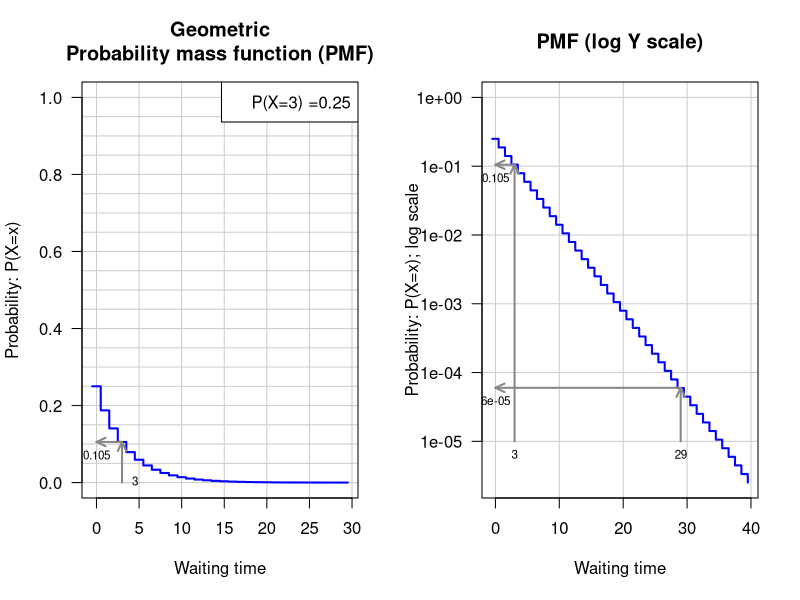
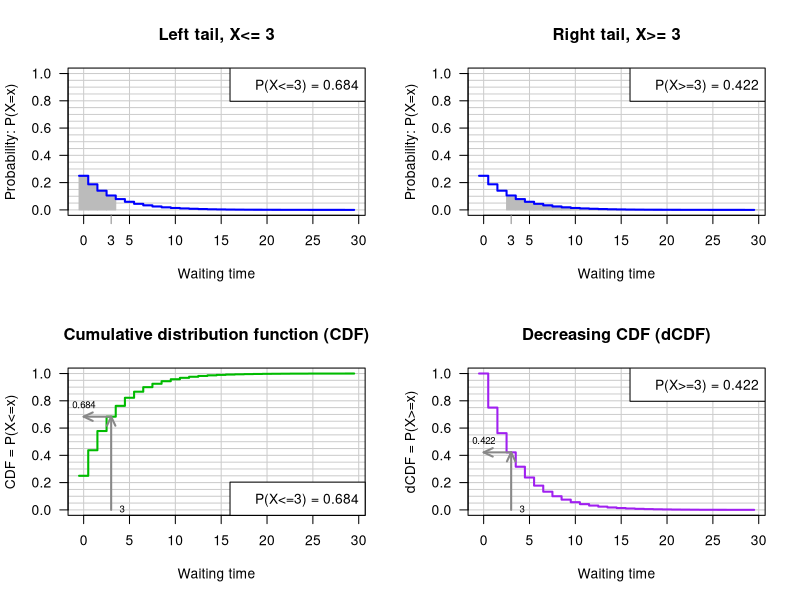
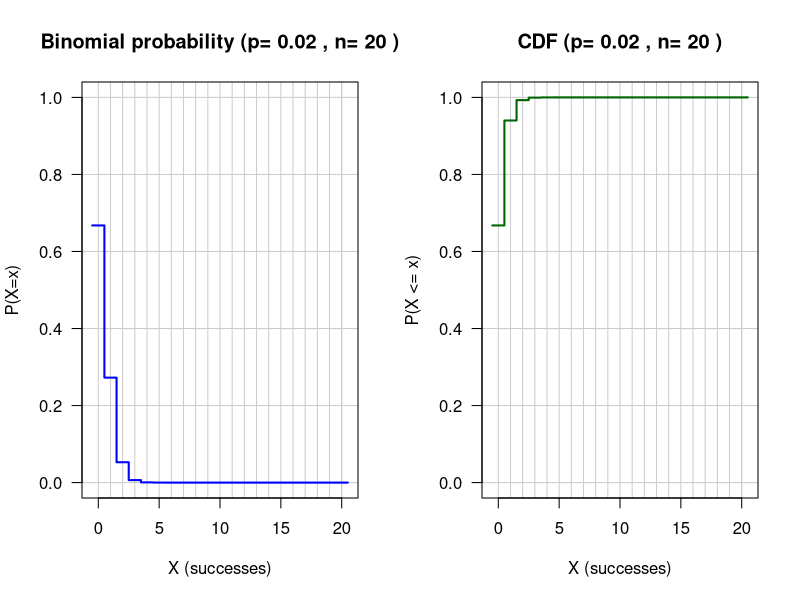
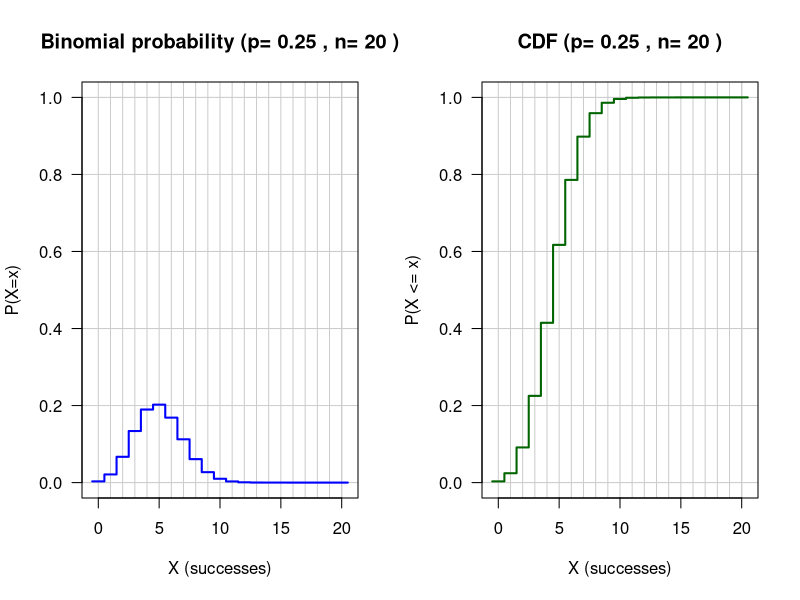
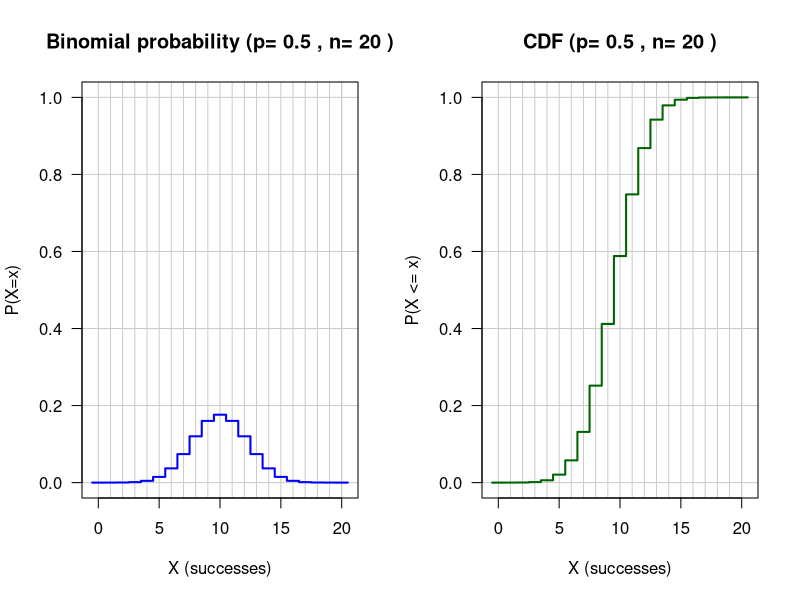
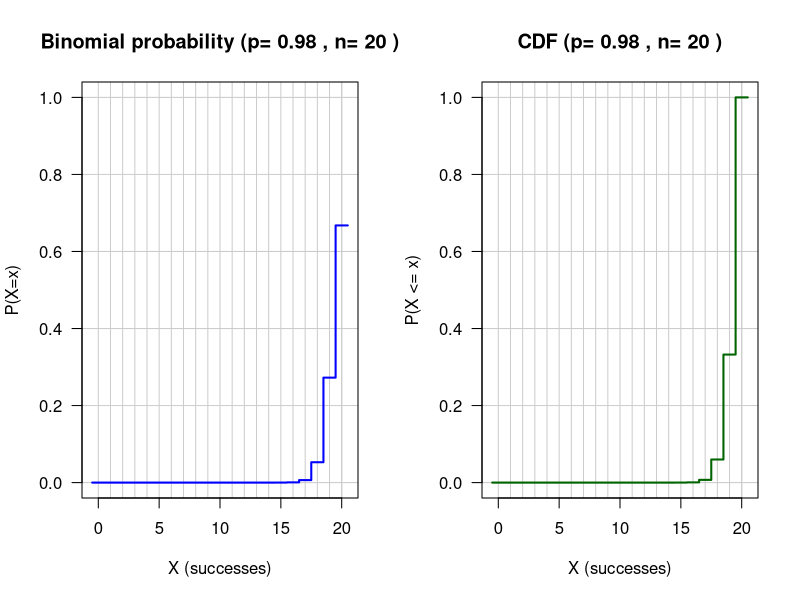

These charts were generated, in order, by the following R code:
## ---- chunk 1
library(knitr)

options(width=300)
knitr::opts_chunk$set(
  fig.width = 7, fig.height = 5, 
  fig.path='figures',
  fig.align = "center", 
  fig.path = "figures/04_",
  size = "tiny", 
  echo = TRUE, eval=TRUE, 
  warning = FALSE, message = FALSE, 
  results = TRUE, comment = "")
# knitr::asis_output("\\footnotesize")

dir.main <- "~/stat1"
dir.slides <- file.path(dir.main, "slides")
setwd(dir.slides)
## ---- chunk 2
################################################################
##
## Illustrations of the geometric distribution
##
## Running this script requires to first run the script config.R
##    source('http://pedagogix-tagc.univ-mrs.fr/courses/stat
##
## Single-command execution:
##   source(file.path(dir.R.files, 'geometric.R'))

# x11(width = 12, height = 15)

## Parameters
p <- 0.25      # Probability of success
n <- 30        # Waiting time (time of the first success)
x <- 0:n       # X values to be plotted

test.x <- 3    #  A particular X value where an arraw will be plotted


## Color specification (I cannot use colors for the book, but well for slides)
color.status <- "full"
if (color.status == "full") {
  plot.colors <- c('density'='blue',
              'CDF'='#00BB00',
              'dCDF'='purple'
              )
} else {
  plot.colors <- c('density'='black',
                   'CDF'='black',
                   'dCDF'='black'
  )
}

# ## Drawing parameters
par.ori <- par(no.readonly = TRUE)
par(mfrow=c(1,2))
par(las=1)
grid.color <- '#CCCCCC'

## grid sizes
x.grid <- 0:6*5
y.grid <- 0:20*0.05

## ##############################################################
## Waiting time before the first success in a Bernouli schema

################################################################
## Plot the probability mass function
plot(x - 0.5,
     dgeom(x,p),
     ylim=c(0,1),
     main="Geometric\nProbability mass function (PMF)",
     xlab='Waiting time',
     ylab='Probability: P(X=x)',
     panel.first=c(abline(v=x.grid,col=grid.color),
       abline(h=y.grid,col=grid.color)),
     col=plot.colors['density'],
     lwd=2, las=1,
     type='s'
     )
legend("topright", bty = "o", bg="white", 
       legend=paste(sep="", 'P(X=',test.x,') =', format(p)))

## Draw arrows to illustrate the relationship between density curve and probability
test.p <- dgeom(test.x,p)
arrows(test.x, 0,test.x,test.p,col='#888888',length=0.1,angle=25,code=2,lwd=2)
arrows(test.x, test.p,0,test.p,col='#888888',length=0.1,angle=25,code=2,lwd=2)
text(test.x,0, test.x,pos=4, cex=0.7)
text(0,test.p, round(test.p, digits=3),pos=1, cex=0.7)

################################################################
## Plot the probability mass function with logarithmic Y scale. Show an
## extended domain of X, to illustrate the capability of log scales to
## display small probabilities.
ext.x <- 0:(n+10)
plot(ext.x - 0.5,
     dgeom(ext.x,p),
     main=paste('PMF (log Y scale)'),
     xlab='Waiting time',
     ylab='Probability: P(X=x); log scale',
     ylim=c(min(dgeom(ext.x,p)),1),
     panel.first=grid(equilog=F,col=grid.color,lty='solid'),
     col=plot.colors['density'],
     lwd=2, las=1,
     type='s',
     log='y'
     )

## Draw arrows to illustrate the relationship between CDF and left tail probability
log.test.x = c(test.x, 29)
log.test.p <- round(dgeom(log.test.x, p),digits=c(3,5))
arrows(log.test.x, 1e-5,log.test.x,log.test.p,col='#888888',length=0.1,angle=25,code=2,lwd=2)
arrows(log.test.x, log.test.p,0,log.test.p,col='#888888',length=0.1,angle=25,code=2,lwd=2)
text(log.test.x,1e-5, log.test.x,pos=1, cex=0.7)
text(0,log.test.p, log.test.p,pos=1, cex=0.7)

par(mfrow=c(1,1))
## ---- chunk 3

par(mfrow=c(2,2))

################################################################
## Plot the probability mass function and highlight the left tail
left.tail.range <- 0:test.x
plot(x - 0.5,
     dgeom(x,p),
     ylim=c(0,1),
     main=paste('Left tail, X<=', test.x),
     xlab='Waiting time',
     ylab='Probability: P(X=x)',
     panel.first=c(abline(v=x.grid,col=grid.color),
       abline(h=y.grid,col=grid.color),
       rect(left.tail.range-0.5, 0, left.tail.range+0.5, dgeom(left.tail.range,p), density = NULL, angle = 45,
            col = '#BBBBBB', border = '#BBBBBB')
       ),
     col=plot.colors['density'],
     lwd=2, las=1,
     type='s'
     )
legend('topright',legend=paste('P(X<=',test.x,') = ',round(pgeom(test.x,p),digits=3),sep=''),bty='o', bg='#FFFFFF')
axis(1, at=test.x, labels=test.x,las=1,col.ticks='#888888')


################################################################
## Plot the probability mass function and highlight the right tail
right.tail.range <- test.x:n
plot(x - 0.5,
     dgeom(x,p),
     ylim=c(0,1),
     main=paste('Right tail, X>=', test.x),
     xlab='Waiting time',
     ylab='Probability: P(X=x)',
     panel.first=c(abline(v=x.grid,col=grid.color),
       abline(h=y.grid,col=grid.color),
       rect(right.tail.range-0.5, 0, right.tail.range+0.5, dgeom(right.tail.range,p), density = NULL, angle = 45,
            col = '#BBBBBB', border = '#BBBBBB')
       ),
     col=plot.colors['density'],
     lwd=2, las=1,
     type='s'
     )
legend('topright',legend=paste('P(X>=',test.x,') = ',round(pgeom(test.x-1,p,lower.tail=F),digits=3),sep=''),bty='o', bg='#FFFFFF')
axis(1, at=test.x, labels=test.x,las=1,col.ticks='#888888')

################################################################
## Plot the CDF function
plot(x - 0.5,
     pgeom(x,p),
     ylim=c(0,1),
     main=paste('Cumulative distribution function (CDF)'),
     xlab='Waiting time',
     ylab='CDF = P(X<=x)',
     panel.first=c(abline(v=x.grid,col=grid.color),
       abline(h=y.grid,col=grid.color)),
     col=plot.colors['CDF'],
     lwd=2, las=1,
     type='s'
     )
legend('bottomright',legend=paste('P(X<=',test.x,') = ',round(pgeom(test.x,p),digits=3),sep=''),bty='o', bg='#FFFFFF')

## Draw arrows to illustrate the relationship between CDF and left tail probability
left.tail.p <- pgeom(test.x,p)
arrows(test.x, 0,test.x,left.tail.p,col='#888888',length=0.1,angle=25,code=2,lwd=2)
arrows(test.x, left.tail.p,0,left.tail.p,col='#888888',length=0.1,angle=25,code=2,lwd=2)
text(x = test.x, y= 0, labels = test.x, pos=4, , cex=0.7)
text(0, left.tail.p, round(left.tail.p, digits=3), pos=3, , cex=0.7)


################################################################
## Plot the dCDF function
plot(x - 0.5,
     pgeom(x-1,p,lower.tail = F), ## We use x-1 to obtain the inclusive dCDF rather than the default exclusive one
     ylim=c(0,1),
     main=paste('Decreasing CDF (dCDF)'),
     xlab='Waiting time',
     ylab='dCDF = P(X>=x)',
     panel.first=c(abline(v=x.grid,col=grid.color),
       abline(h=y.grid,col=grid.color)),
     col=plot.colors['dCDF'],
     lwd=2, las=1,
     type='s'
     )
legend('topright',legend=paste('P(X>=',test.x,') = ',round(pgeom(test.x-1,p,lower.tail=F),digits=3),sep=''),bty='o', bg='#FFFFFF')

## Draw arrows to illustrate the relationship between dCDF and right tail probability
right.tail.p <- pgeom(test.x-1,p,lower.tail=F)
arrows(test.x, 0,test.x,right.tail.p,col='#888888',length=0.1,angle=25,code=2,lwd=2)
arrows(test.x, right.tail.p,0,right.tail.p,col='#888888',length=0.1,angle=25,code=2,lwd=2)
text(test.x,0, test.x,pos=4, cex=0.7)
text(0,right.tail.p, round(right.tail.p, digits=3),pos=3, cex=0.7)

## Show that the sum of CDF and dCDF differ from 1
## print(c(dgeom(test.x, p), left.tail.p, right.tail.p, right.tail.p + left.tail.p),digits=3)
par(par.ori)
par(mfrow=c(1,1))
## ---- chunk 4


## Drawing parameters
par.ori <- par(no.readonly = TRUE)
par(mfrow=c(1,2))
grid.color <- '#CCCCCC'


## color specification (actually I don't use colors for the book
if (color.status == "full") {
  plot.col <- c('probability'='blue',
                'CDF'='darkgreen',
                'dCDF'='purple',
                'grid'='#CCCCCC'
                )
} else {
  plot.col <- c('probability'='black',
                'CDF'='black',
                'dCDF'='black',
                'grid'='#CCCCCC'
                )
}
line.types <- c(probability="solid",
                CDF="solid",
                dCDF="solid",
                grid="solid")

## Drawing parameters
par.ori <- par(no.readonly = TRUE)
par(las=1)

#### initialize parameters
p.values <- c(0.02,0.1,0.5,0.98) ## Success probabilities
n <- 20 ## Number of trials
x.display <- 20 ## Max value to display on the X axis
x <- c(0:n, n) ## Add an "n" at the end in order to have the last horizontal bar in the plot
x.shifted <- (0:(n+1))-0.5
x.grid <- x
y.grid <- seq(from=0,to=1,by=0.2)
  

#### Binomial functions
p <- 0.02
binomial.mean <- p*n

xmax <- 5 + 4*binomial.mean

plot(x.shifted,
     dbinom(x,n,p),
     main=paste("Binomial probability (p=",format(p),", n=", format(n), ")"),
     ylim=c(0,1),
     xlab="X (successes)",
     ylab="P(X=x)",
     col=plot.col["probability"],
     lty=line.types["probability"],
     type="s",
     lwd=2, las=1,
     panel.first=c(abline(v=x.grid,col=plot.col['grid'],lty=line.types["grid"]),
                   abline(h=y.grid,col=plot.col['grid'],lty=line.types["grid"]))
)

plot(x.shifted,
     pbinom(x,n,p),
     main=paste("CDF (p=",format(p),", n=", format(n), ")"),
     ylim=c(0,1),
     xlab="X (successes)",
     ylab="P(X <= x)",
     col=plot.col["CDF"],
     lty=line.types["CDF"],
     type="s",
     lwd=2, las=1,
     panel.first=c(abline(v=x.grid,col=plot.col['grid'],lty=line.types["grid"]),
                   abline(h=y.grid,col=plot.col['grid'],lty=line.types["grid"]))
)
par(par.ori)
par(mfrow=c(1,1))
## ---- chunk 5

## Drawing parameters
par(mfrow=c(1,2))
par(las=1)

################################################################
#
# Binomial series
#


#### Binomial functions
p <- 0.25
binomial.mean <- p*n

xmax <- 5 + 4*binomial.mean

plot(x.shifted,
     dbinom(x,n,p),
     main=paste("Binomial probability (p=",format(p),", n=", format(n), ")"),
     ylim=c(0,1),
     xlab="X (successes)",
     ylab="P(X=x)",
     col=plot.col["probability"],
     lty=line.types["probability"],
     type="s",
     lwd=2, las=1,
     panel.first=c(abline(v=x.grid,col=plot.col['grid'],lty=line.types["grid"]),
                   abline(h=y.grid,col=plot.col['grid'],lty=line.types["grid"]))
)

plot(x.shifted,
     pbinom(x,n,p),
     main=paste("CDF (p=",format(p),", n=", format(n), ")"),
     ylim=c(0,1),
     xlab="X (successes)",
     ylab="P(X <= x)",
     col=plot.col["CDF"],
     lty=line.types["CDF"],
     type="s",
     lwd=2, las=1,
     panel.first=c(abline(v=x.grid,col=plot.col['grid'],lty=line.types["grid"]),
                   abline(h=y.grid,col=plot.col['grid'],lty=line.types["grid"]))
)
par(par.ori)
par(mfrow=c(1,1))
## ---- chunk 6

## Drawing parameters
par(mfrow=c(1,2))
par(las=1)

p <- 0.5
binomial.mean <- p*n

xmax <- 5 + 4*binomial.mean

plot(x.shifted,
     dbinom(x,n,p),
     main=paste("Binomial probability (p=",format(p),", n=", format(n), ")"),
     ylim=c(0,1),
     xlab="X (successes)",
     ylab="P(X=x)",
     col=plot.col["probability"],
     lty=line.types["probability"],
     type="s",
     lwd=2, las=1,
     panel.first=c(abline(v=x.grid,col=plot.col['grid'],lty=line.types["grid"]),
                   abline(h=y.grid,col=plot.col['grid'],lty=line.types["grid"]))
)

plot(x.shifted,
     pbinom(x,n,p),
     main=paste("CDF (p=",format(p),", n=", format(n), ")"),
     ylim=c(0,1),
     xlab="X (successes)",
     ylab="P(X <= x)",
     col=plot.col["CDF"],
     lty=line.types["CDF"],
     type="s",
     lwd=2, las=1,
     panel.first=c(abline(v=x.grid,col=plot.col['grid'],lty=line.types["grid"]),
                   abline(h=y.grid,col=plot.col['grid'],lty=line.types["grid"]))
)
par(par.ori)
par(mfrow=c(1,1))
## ---- chunk 7

## Drawing parameters
par(mfrow=c(1,2))
par(las=1)

p <- 0.98
binomial.mean <- p*n

xmax <- 5 + 4*binomial.mean

plot(x.shifted,
     dbinom(x,n,p),
     main=paste("Binomial probability (p=",format(p),", n=", format(n), ")"),
     ylim=c(0,1),
     xlab="X (successes)",
     ylab="P(X=x)",
     col=plot.col["probability"],
     lty=line.types["probability"],
     type="s",
     lwd=2, las=1,
     panel.first=c(abline(v=x.grid,col=plot.col['grid'],lty=line.types["grid"]),
                   abline(h=y.grid,col=plot.col['grid'],lty=line.types["grid"]))
)

plot(x.shifted,
     pbinom(x,n,p),
     main=paste("CDF (p=",format(p),", n=", format(n), ")"),
     ylim=c(0,1),
     xlab="X (successes)",
     ylab="P(X <= x)",
     col=plot.col["CDF"],
     lty=line.types["CDF"],
     type="s",
     lwd=2, las=1,
     panel.first=c(abline(v=x.grid,col=plot.col['grid'],lty=line.types["grid"]),
                   abline(h=y.grid,col=plot.col['grid'],lty=line.types["grid"]))
)
par(par.ori)
par(mfrow=c(1,1))
## ---- chunk 8
oligo.freq <- read.table("../data/oligo_freq/3nt_genomic_Saccharomyces_cerevisiae-ovlp-1str.tab", sep="\t", row.names = NULL)
colnames(oligo.freq) <- c("sequence", "frequency", "occurrences")
oligo.freq$frequency <- signif(digits=3, oligo.freq$frequency)

row.names(oligo.freq) <- oligo.freq$sequence

#oligo.freq["...",] <- c("...", "...", "...")

selected.oligos <- c("AAA", "ATG", "TAA", "TAG", "TGA")

kable(data.frame(oligo.freq[selected.oligos, ]), row.names = FALSE)
#print(data.frame(oligo.freq[selected.oligos, ]))
